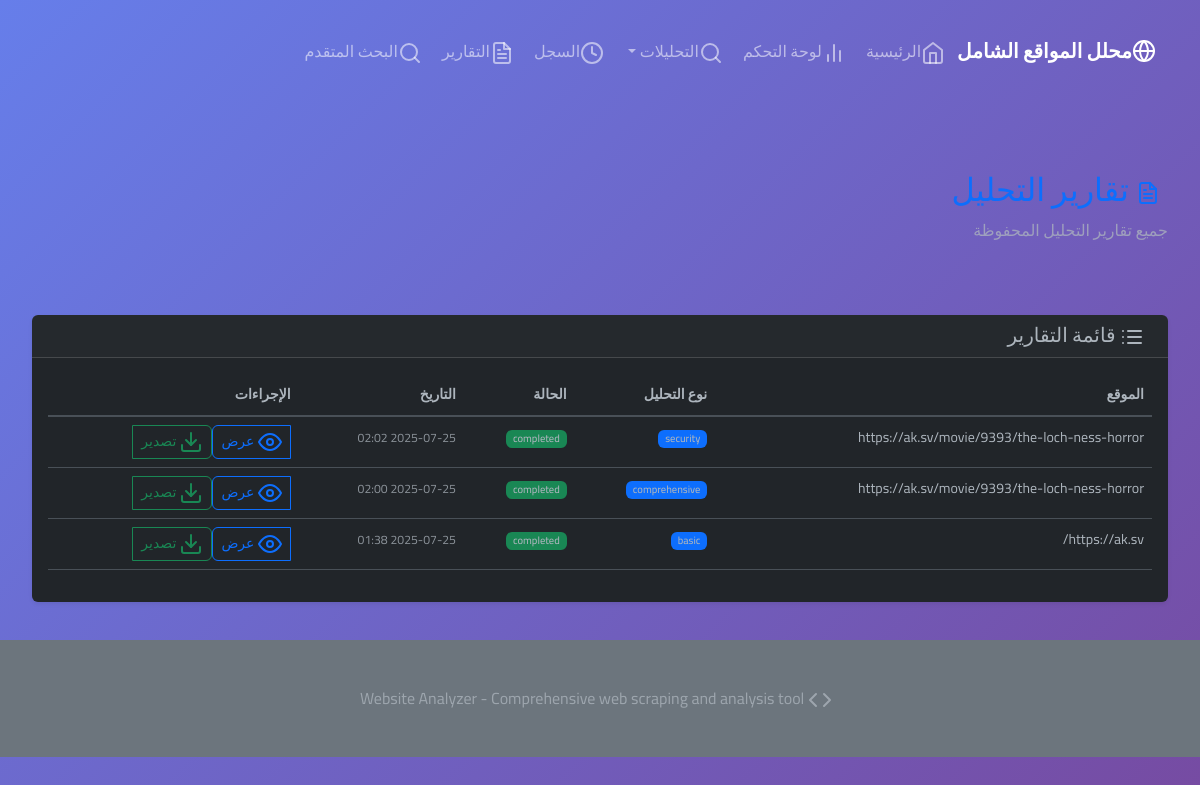
Page /reports on the committed database.
### models.py (models this page shows, shortened)
class ScrapeResult(db.Model):
    id = db.Column(db.Integer, primary_key=True)
    url = db.Column(db.String(500), nullable=False)
    title = db.Column(db.String(200))
    status = db.Column(db.String(20), default='pending')  # pending, completed, failed
    created_at = db.Column(db.DateTime, default=datetime.utcnow)
    completed_at = db.Column(db.DateTime)
    structure_data = db.Column(db.Text)  # HTML structure analysis
    assets_data = db.Column(db.Text)     # Images, CSS, JS files
    technology_data = db.Column(db.Text) # Tech stack identification
    seo_data = db.Column(db.Text)        # SEO analysis
    navigation_data = db.Column(db.Text) # Site navigation structure
    error_message = db.Column(db.Text)
    recreation_guide = db.Column(db.Text)  # Complete recreation guide
    arabic_report = db.Column(db.Text)     # Arabic comprehensive report
    ad_blocking_stats = db.Column(db.Text) # Ad blocking statistics
    analysis_type = db.Column(db.String(50), default='basic')  # Type of analysis
    data = db.Column(db.Text)  # Additional data storage
    timestamp = db.Column(db.DateTime, default=datetime.utcnow)  # Analysis timestamp

### enhanced_routes.py (the view)
@app.route('/reports')
def reports_page():
    try:
        analyses = ScrapeResult.query.order_by(ScrapeResult.created_at.desc()).all()
        return render_template('reports.html', analyses=analyses)
    except Exception as e:
        logging.error(f"خطأ في صفحة التقارير: {e}")
        flash('حدث خطأ في تحميل التقارير', 'error')
        return redirect(url_for('dashboard'))

### templates/reports.html (shortened to what this page needs)
{% extends "base.html" %}
{% block content %}
<div class="container-fluid mt-4">
    <div class="row mb-4">
        <div class="col-12">
            <h1 class="h2 text-primary">
                <i data-feather="file-text" class="me-2"></i>
            </h1>
            <p class="text-muted">جميع تقارير التحليل المحفوظة</p>
        </div>
    </div>
    <div class="row">
        <div class="col-12">
            <div class="card">
                <div class="card-header">
                    <h5 class="card-title mb-0">
                        <i data-feather="list" class="me-2"></i>
                        قائمة التقارير
                    </h5>
                </div>
                <div class="card-body">
                    {% if analyses %}
                    <div class="table-responsive">
                        <table class="table table-hover">
                            <thead>
                                <tr>
                                    <th>الموقع</th>
                                    <th>نوع التحليل</th>
                                    <th>الحالة</th>
                                    <th>التاريخ</th>
                                    <th>الإجراءات</th>
                                </tr>
                            </thead>
                            <tbody>
                                {% for analysis in analyses %}
                                <tr>
                                    <td>
                                        <div class="text-truncate" style="max-width: 300px;">
                                            {{ analysis.url }}
                                        </div>
                                    </td>
                                    <td>
                                        <span class="badge bg-primary">
                                            {{ analysis.analysis_type }}
                                        </span>
                                    </td>
                                    <td>
                                        <span class="badge bg-{{ 'success' if analysis.status == 'completed' else 'warning' if analysis.status == 'running' else 'danger' }}">
                                            {{ analysis.status }}
                                        </span>
                                    </td>
                                    <td>
                                        <small class="text-muted">
                                            {{ analysis.created_at.strftime('%Y-%m-%d %H:%M') }}
                                        </small>
                                    </td>
                                    <td>
                                        <div class="btn-group btn-group-sm" role="group">
                                            <a href="/results/{{ analysis.id }}" class="btn btn-outline-primary btn-sm">
                                                <i data-feather="eye" size="14"></i>
                                                عرض
                                            </a>
                                            <button class="btn btn-outline-success btn-sm" onclick="exportReport('{{ analysis.id }}')">
                                                <i data-feather="download" size="14"></i>
                                                تصدير
                                            </button>
                                        </div>
                                    </td>
                                </tr>
                                {% endfor %}
                            </tbody>
                        </table>
                    </div>
                    {% else %}
                    <div class="text-center py-4">
                        <i data-feather="file" size="48" class="text-muted mb-3"></i>
                        <p class="text-muted">لا توجد تقارير متاحة</p>
                        <a href="/" class="btn btn-primary">ابدأ تحليل جديد</a>
                    </div>
                    {% endif %}
                </div>
            </div>
        </div>
    </div>
</div>
{% endblock %}

### static/css/style.css (style rules this page uses)
:root { --primary-color: #0d6efd; --secondary-color: #6c757d; --success-color: #198754; --info-color: #0dcaf0; --warning-color: #ffc107; --danger-color: #dc3545; }
body { font-family: 'Cairo', 'Tajawal', -apple-system, BlinkMacSystemFont, 'Segoe UI', Roboto, sans-serif; line-height: 1.8; direction: rtl; text-align: right; }
.card { border: none; box-shadow: 0 0.125rem 0.25rem rgba(0, 0, 0, 0.075); transition: all 0.15s ease-in-out; }
.btn { border-radius: 0.375rem; font-weight: 500; transition: all 0.15s ease-in-out; }
.table { font-size: 0.875rem; }
.table th { font-weight: 600; border-bottom: 2px solid var(--bs-border-color); }
.text-truncate { overflow: hidden; text-overflow: ellipsis; white-space: nowrap; }
.form-label, .form-text, .card-text, p, h1, h2, h3, h4, h5, h6, span, div { opacity: 1 !important; visibility: visible !important; }
.form-control, .form-select, .btn { opacity: 1 !important; visibility: visible !important; }
.badge { font-size: 0.75em; font-weight: 500; }
* { margin: 0; padding: 0; box-sizing: border-box; }
body { font-family: 'Cairo', 'Segoe UI', Tahoma, Geneva, Verdana, sans-serif; background: linear-gradient(135deg, #667eea 0%, #764ba2 100%); min-height: 100vh; direction: rtl; text-align: right; }

### static/css/advanced-ui.css (style rules this page uses)
:root { --primary-gradient: linear-gradient(135deg, #667eea 0%, #764ba2 100%); --success-gradient: linear-gradient(135deg, #11998e 0%, #38ef7d 100%); --warning-gradient: linear-gradient(135deg, #f093fb 0%, #f5576c 100%); --info-gradient: linear-gradient(135deg, #4facfe 0%, #00f2fe 100%); --dark-gradient: linear-gradient(135deg, #2c3e50 0%, #34495e 100%); --glass-bg: rgba(255, 255, 255, 0.1); --glass-border: rgba(255, 255, 255, 0.2); --glow-shadow: 0 8px 32px rgba(31, 38, 135, 0.37); --card-hover-transform: translateY(-5px); --animation-speed: 0.3s; }
.form-label, .form-text, .card-text, p, h1, h2, h3, h4, h5, h6, span, div { opacity: 1 !important; visibility: visible !important; color: inherit !important; }
.form-control, .form-select, .btn { opacity: 1 !important; visibility: visible !important; }
.scroll-reveal { opacity: 0; transform: translateY(30px); transition: all 0.8s ease; }

### rows in the picture
ScrapeResult: url "https://ak.sv/movie/9393/the-loch-ness-horror", analysis_type "security", status "completed", created_at "2025-07-25 02:02"
ScrapeResult: url "https://ak.sv/movie/9393/the-loch-ness-horror", analysis_type "comprehensive", status "completed", created_at "2025-07-25 02:00"
ScrapeResult: url "https://ak.sv/", analysis_type "basic", status "completed", created_at "2025-07-25 01:38"
